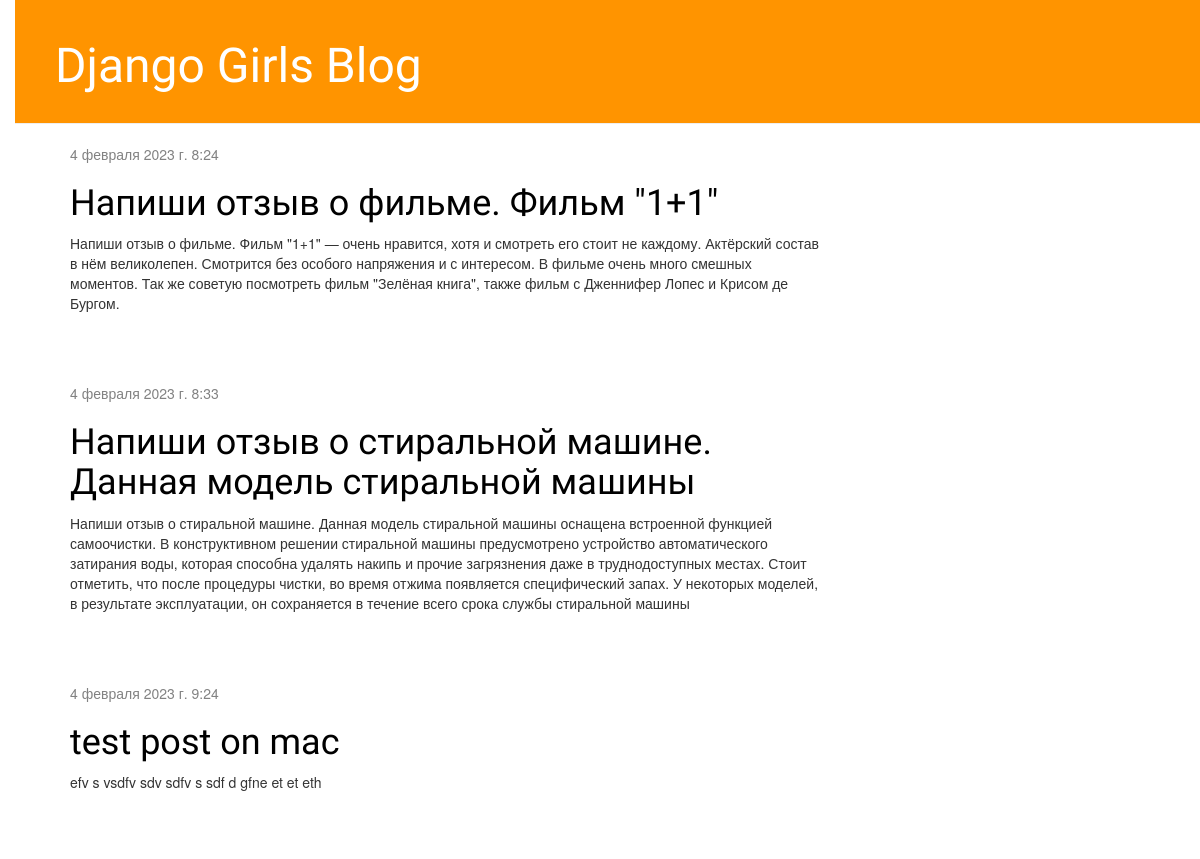
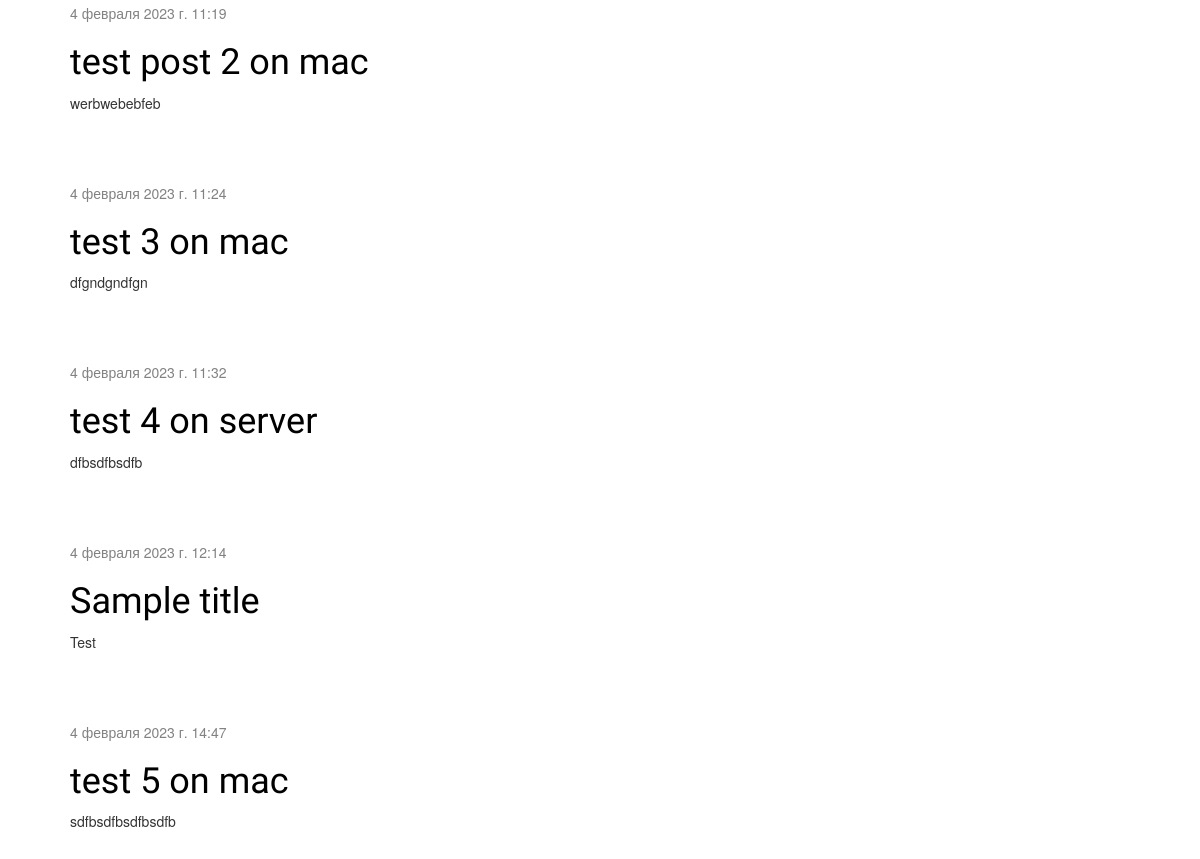
Before: / with the older database file (2 pictures, top to bottom).
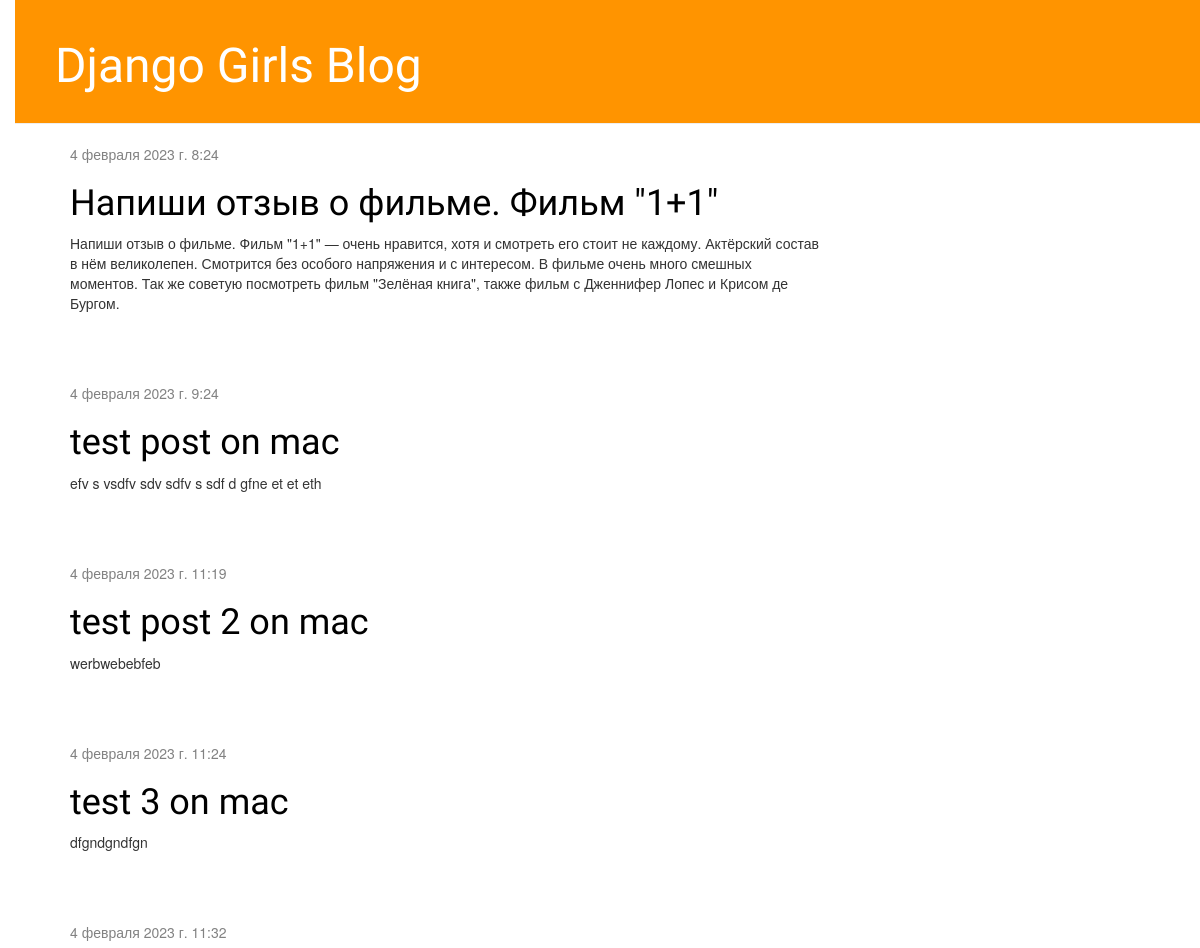
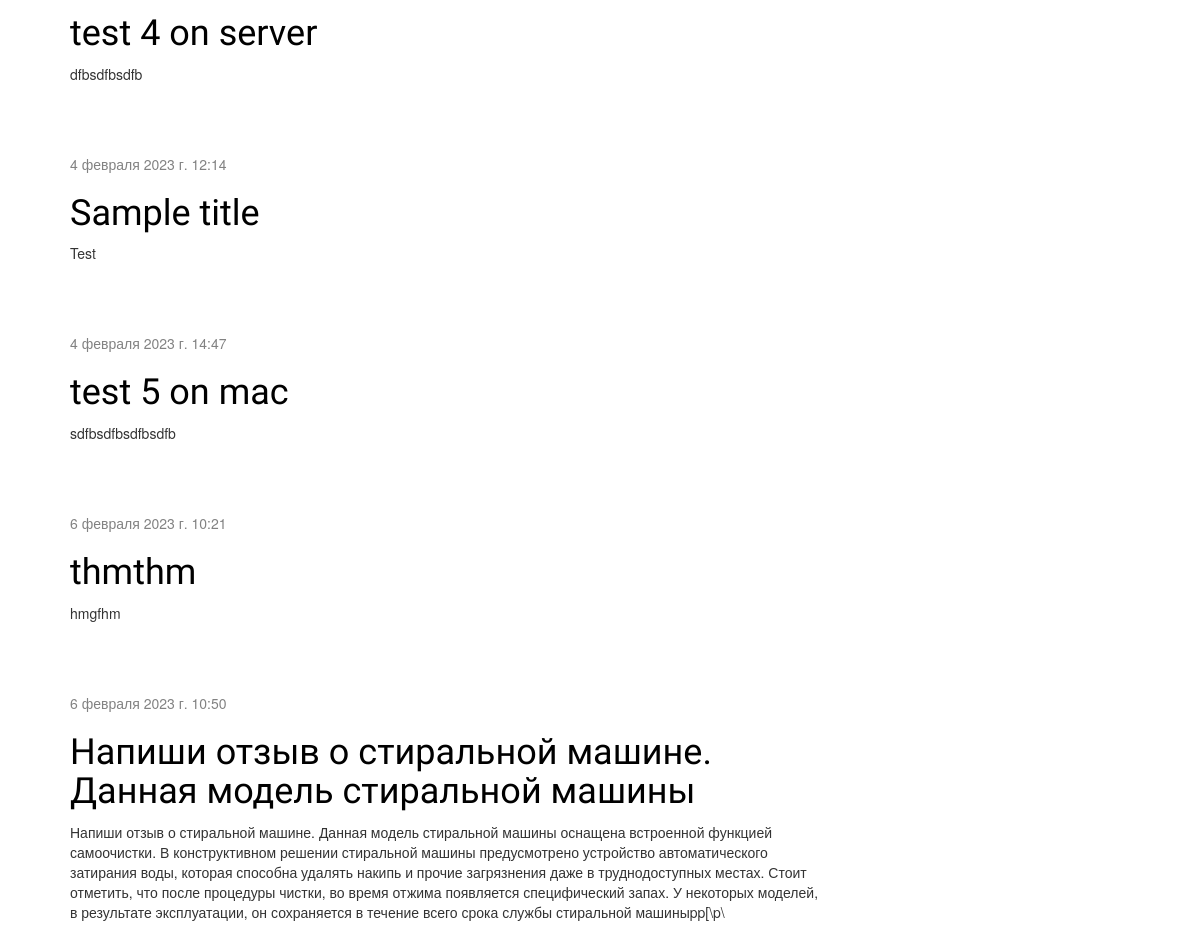
After: the same page with the newer database file (2 pictures, top to bottom).
### blog/models.py (models this page shows, shortened)
class Post(models.Model):
    author = models.ForeignKey(settings.AUTH_USER_MODEL, on_delete=models.CASCADE)
    title = models.CharField(max_length=200)
    text = models.TextField()
    created_date = models.DateTimeField(default=timezone.now)
    published_date = models.DateTimeField(blank=True, null=True)

### mysite/views.py (the view)
# urls.py: path('', views.post_list, name='post_list'),
def post_list(request):
    posts = Post.objects.filter(published_date__lte=timezone.now()).order_by('published_date')
    return render(request, 'blog/post_list.html', {'posts': posts})

### blog/templates/blog/post_list.html
{% extends 'blog/base.html' %}
{% block content %}
    {% for post in posts %}
        <div class="post">
            <div class="date">
                {{ post.published_date }}
            </div>
            <h1><a href="{% url 'post_detail' pk=post.pk %}">{{ post.title }}</a></h1>
            <p>{{ post.text|linebreaksbr }}</p>
        </div>
    {% endfor %}
{% endblock %}

Changed rows visible on the page:
added Post: published_date "6 февраля 2023 г. 10:21", title "thmthm", text "hmgfhm"
changed Post "Напиши отзыв о стиральной машине. Данная модель стиральной машины": published_date "4 февраля 2023 г. 8:33" → "6 февраля 2023 г. 10:50"; text "…всего срока службы стиральной машины" → "…всего срока службы стиральной машиныpp[\\p\\"; moves down the list
